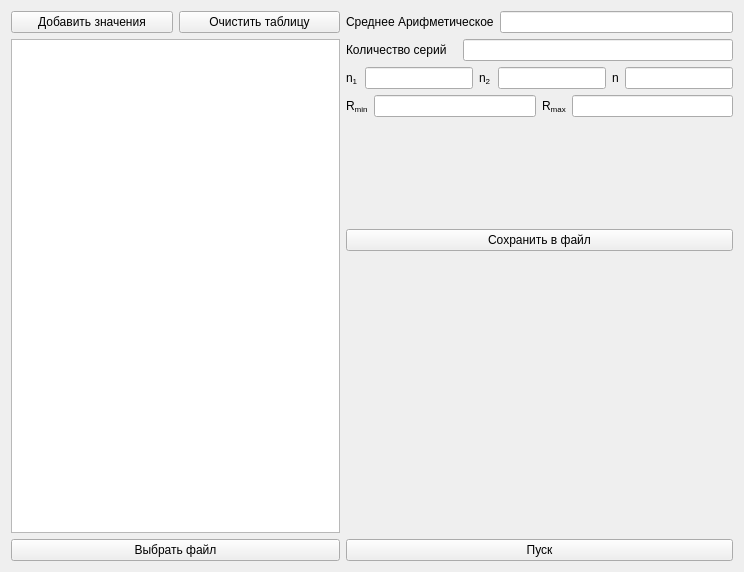
<?xml version="1.0" encoding="UTF-8"?>
<ui version="4.0">
 <class>MainWindow</class>
 <widget class="QMainWindow" name="MainWindow">
  <property name="geometry">
   <rect>
    <x>0</x>
    <y>0</y>
    <width>744</width>
    <height>572</height>
   </rect>
  </property>
  <property name="windowIcon">
   <iconset resource="res.qrc">
    <normaloff>:/img/146944489912302219.jpg</normaloff>:/img/146944489912302219.jpg</iconset>
  </property>
  <property name="styleSheet">
   <string notr="true"/>
  </property>
  <widget class="QWidget" name="centralWidget">
   <layout class="QHBoxLayout" name="horizontalLayout_6">
    <item>
     <layout class="QVBoxLayout" name="verticalLayout">
      <item>
       <layout class="QHBoxLayout" name="horizontalLayout_4">
        <item>
         <widget class="QPushButton" name="add">
          <property name="text">
           <string>Добавить значения</string>
          </property>
         </widget>
        </item>
        <item>
         <widget class="QPushButton" name="clearTable">
          <property name="text">
           <string>Очистить таблицу</string>
          </property>
         </widget>
        </item>
       </layout>
      </item>
      <item>
       <widget class="QTableView" name="table"/>
      </item>
      <item>
       <widget class="QPushButton" name="openFile">
        <property name="text">
         <string>Выбрать файл</string>
        </property>
       </widget>
      </item>
     </layout>
    </item>
    <item>
     <layout class="QVBoxLayout" name="verticalLayout_2">
      <item>
       <layout class="QHBoxLayout" name="horizontalLayout">
        <item>
         <widget class="QLabel" name="meanLabel">
          <property name="maximumSize">
           <size>
            <width>270</width>
            <height>16777215</height>
           </size>
          </property>
          <property name="text">
           <string>Среднее Арифметическое</string>
          </property>
         </widget>
        </item>
        <item>
         <widget class="QLineEdit" name="mean">
          <property name="maximumSize">
           <size>
            <width>270</width>
            <height>16777215</height>
           </size>
          </property>
          <property name="readOnly">
           <bool>true</bool>
          </property>
         </widget>
        </item>
       </layout>
      </item>
      <item>
       <layout class="QHBoxLayout" name="horizontalLayout_2">
        <item>
         <widget class="QLabel" name="label_2">
          <property name="text">
           <string>Количество серий</string>
          </property>
         </widget>
        </item>
        <item>
         <widget class="QLineEdit" name="numberOfSeries">
          <property name="maximumSize">
           <size>
            <width>270</width>
            <height>16777215</height>
           </size>
          </property>
          <property name="readOnly">
           <bool>true</bool>
          </property>
         </widget>
        </item>
       </layout>
      </item>
      <item>
       <layout class="QHBoxLayout" name="horizontalLayout_3">
        <item>
         <widget class="QLabel" name="n1Label">
          <property name="text">
           <string>&lt;html&gt;&lt;head/&gt;&lt;body&gt;&lt;p&gt;n&lt;span style=&quot; vertical-align:sub;&quot;&gt;1&lt;/span&gt;&lt;/p&gt;&lt;/body&gt;&lt;/html&gt;</string>
          </property>
         </widget>
        </item>
        <item>
         <widget class="QLineEdit" name="n1">
          <property name="readOnly">
           <bool>true</bool>
          </property>
         </widget>
        </item>
        <item>
         <widget class="QLabel" name="n2Label">
          <property name="text">
           <string>&lt;html&gt;&lt;head/&gt;&lt;body&gt;&lt;p&gt;n&lt;span style=&quot; vertical-align:sub;&quot;&gt;2&lt;/span&gt;&lt;/p&gt;&lt;/body&gt;&lt;/html&gt;</string>
          </property>
         </widget>
        </item>
        <item>
         <widget class="QLineEdit" name="n2">
          <property name="readOnly">
           <bool>true</bool>
          </property>
         </widget>
        </item>
        <item>
         <widget class="QLabel" name="n3Label">
          <property name="text">
           <string>&lt;html&gt;&lt;head/&gt;&lt;body&gt;&lt;p&gt;n&lt;/p&gt;&lt;/body&gt;&lt;/html&gt;</string>
          </property>
         </widget>
        </item>
        <item>
         <widget class="QLineEdit" name="n3">
          <property name="readOnly">
           <bool>true</bool>
          </property>
         </widget>
        </item>
       </layout>
      </item>
      <item>
       <layout class="QHBoxLayout" name="horizontalLayout_5">
        <item>
         <widget class="QLabel" name="RminLable">
          <property name="text">
           <string>&lt;html&gt;&lt;head/&gt;&lt;body&gt;&lt;p&gt;R&lt;span style=&quot; vertical-align:sub;&quot;&gt;min&lt;/span&gt;&lt;/p&gt;&lt;/body&gt;&lt;/html&gt;</string>
          </property>
         </widget>
        </item>
        <item>
         <widget class="QLineEdit" name="Rmin">
          <property name="readOnly">
           <bool>true</bool>
          </property>
         </widget>
        </item>
        <item>
         <widget class="QLabel" name="RmaxLable">
          <property name="text">
           <string>&lt;html&gt;&lt;head/&gt;&lt;body&gt;&lt;p&gt;R&lt;span style=&quot; vertical-align:sub;&quot;&gt;max&lt;/span&gt;&lt;/p&gt;&lt;/body&gt;&lt;/html&gt;</string>
          </property>
         </widget>
        </item>
        <item>
         <widget class="QLineEdit" name="Rmax">
          <property name="readOnly">
           <bool>true</bool>
          </property>
         </widget>
        </item>
       </layout>
      </item>
      <item>
       <widget class="QLabel" name="result">
        <property name="minimumSize">
         <size>
          <width>0</width>
          <height>100</height>
         </size>
        </property>
        <property name="text">
         <string/>
        </property>
        <property name="alignment">
         <set>Qt::AlignCenter</set>
        </property>
       </widget>
      </item>
      <item>
       <widget class="QPushButton" name="saveToFile">
        <property name="text">
         <string>Сохранить в файл</string>
        </property>
       </widget>
      </item>
      <item>
       <spacer name="verticalSpacer">
        <property name="orientation">
         <enum>Qt::Vertical</enum>
        </property>
        <property name="sizeHint" stdset="0">
         <size>
          <width>20</width>
          <height>18</height>
         </size>
        </property>
       </spacer>
      </item>
      <item>
       <widget class="QPushButton" name="execute">
        <property name="text">
         <string>Пуск</string>
        </property>
       </widget>
      </item>
     </layout>
    </item>
   </layout>
  </widget>
 </widget>
 <layoutdefault spacing="6" margin="11"/>
 <resources>
  <include location="res.qrc"/>
 </resources>
 <connections/>
</ui>
